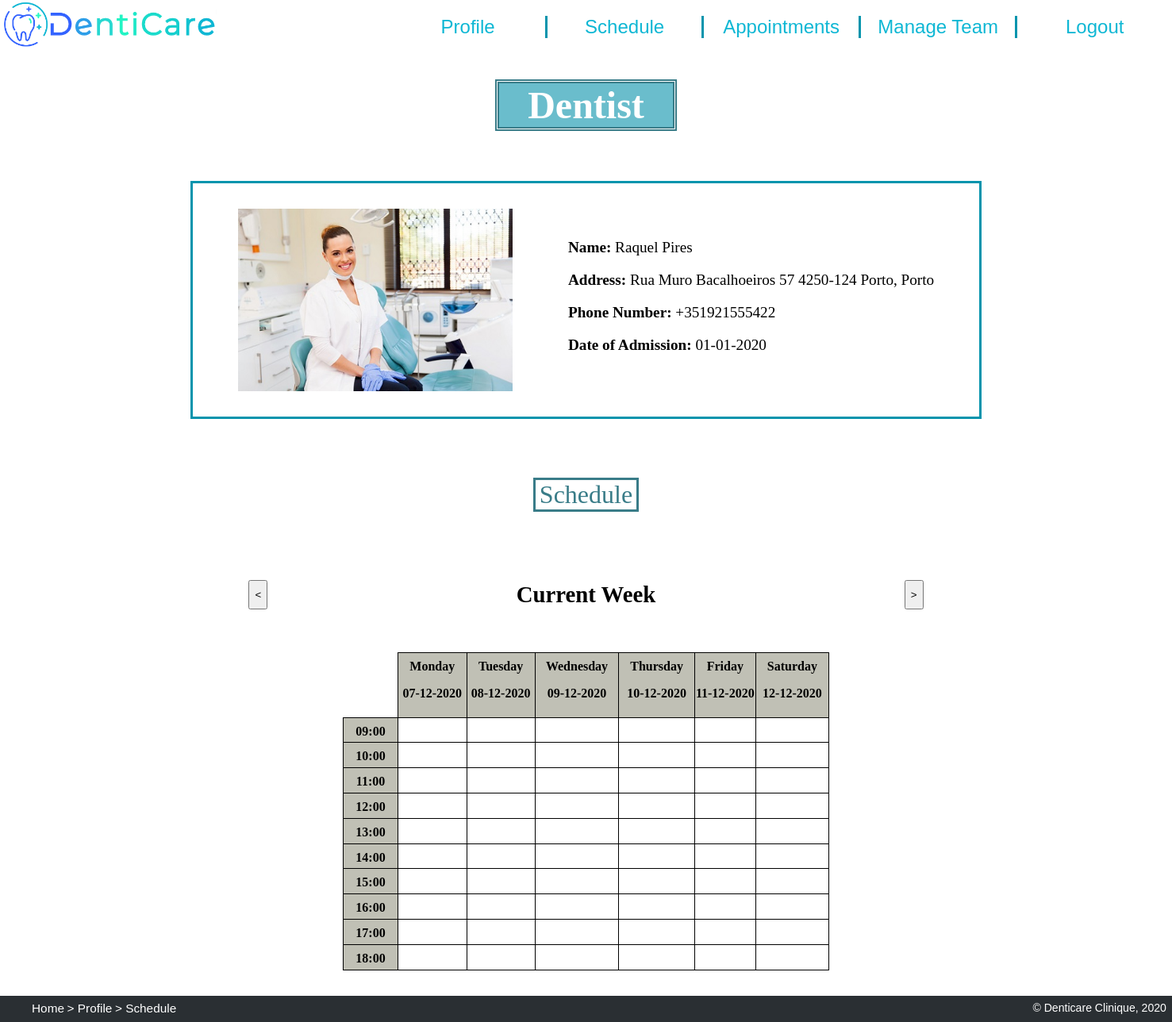
Screenshot of /dentist.php (signed in) with the database file from the repository.
### tables this page shows
CREATE TABLE employee (
    id integer PRIMARY KEY REFERENCES person, 
    salary float CHECK(salary > 0),
    date_of_admission text -- format dd-mm-yyyy
);

CREATE TABLE person (
    id integer PRIMARY KEY AUTOINCREMENT,
    name text NOT NULL,
    address text,
    phone_number text NOT NULL, -- e.g. +351935556768
    username text NOT NULL UNIQUE,
    password text NOT NULL
);

### database/dentist.php (called while the page is built, shortened)
<?php
    function getDentistInfo($id) {
        global $dbh;
        $stmt = $dbh->prepare('SELECT * FROM person
                            JOIN employee USING (id)
                            JOIN dentist USING (id)
                            WHERE id = ?');
        $stmt->execute(array($id));
        return $stmt->fetch();
    }
?>

### dentist.php (the view, shortened to what this page needs)
<?php
    require_once('database/init.php');
    require_once('database/dentist.php');
    $id = $_SESSION['id'];
    $dentist = getDentistInfo($id);
    $appointments = getDentistAppointments($id);
?>
<!DOCTYPE html>
<html lang="en">
<head>
    <link href="css/style.css" rel="stylesheet">
    <link href="css/layout.css" rel="stylesheet">
    <link href="css/profilePage.css" rel="stylesheet">
</head>
<body>
    <header>
        <a href='index.php' title="Home">
            <img src="images/logo.png" alt="Dentist Clinic Logo">
        </a>
        <nav>
            <ul>
                <li><a href='dentist.php' title="Profile"> Profile </a></li>
                <li><a href=#Schedule title="Schedule"> Schedule </a></li>
                <li><a href='dentistAppointments.php' title="Appointments"> Appointments </a></li>
                <li><a href='manageTeam.php' title="Manage Team"> Manage Team </a></li>
                <li><a href='action_logout.php' title="Log Out"> Logout </a></li>
            </ul>
        </nav>
    </header>
    <h1 id="profileTitle"> Dentist </h1>
    <section id="profileInfo">
        <img src="images/<?php echo $dentist['username'] ?>.jpg" alt="Dr.<?php echo $dentist['name'] ?>">
        <div id="info">
            <p> <strong> Name: </strong> <?php echo $dentist['name'] ?> </p>
            <p> <strong> Address: </strong> <?php echo $dentist['address'] ?> </p>
            <p> <strong> Phone Number: </strong> <?php echo $dentist['phone_number'] ?> </p>
            <p> <strong> Date of Admission: </strong> <?php echo $dentist['date_of_admission'] ?> </p>
        </div>
    </section>
    <section id="Schedule">
        <h2> Schedule </h2>
        <form action="action_changeWeeks.php" method="post">
            <input type="submit" name="interval" value="<">
            <?php
                $year = intval(substr($_SESSION['choice'], 0, 4));
                $week = substr($_SESSION['choice'], 6, 2);
                if ($_SESSION['choice'] == date('Y') . '-W' . date('W')) { ?>
                    <h1 id="tableTitle"> Current Week </h1>
                <?php } else { ?>
                    <h1 id="tableTitle"> Week <?php echo $week ?> </h1>
                <?php }
            ?>
            <input type="submit" name="interval" value=">">
        </form>
        <?php
            $monday = new DateTime();
            $monday->setISODate($year, $week, $dayOfWeek = 1);
            $tuesday = new DateTime();
            $tuesday->setISODate($year, $week, $dayOfWeek = 2);
            $wednesday = new DateTime();
            $wednesday->setISODate($year, $week, $dayOfWeek = 3);
            $thursday = new DateTime();
            $thursday->setISODate($year, $week, $dayOfWeek = 4);
            $friday = new DateTime();
            $friday->setISODate($year, $week, $dayOfWeek = 5);
            $saturday = new DateTime();
            $saturday->setISODate($year, $week, $dayOfWeek = 6);
        ?>
        <table id="scheduleTable">
            <tr>
                <th> </th>
                <th> Monday <p> <?php if ($monday->format('d-m-Y') != '27-12--0001') {
                                    echo $monday->format('d-m-Y');
                                } ?> </p>
                </th>
                <th> Tuesday <p> <?php if ($tuesday->format('d-m-Y') != '28-12--0001') {
                                        echo $tuesday->format('d-m-Y');
                                    } ?> </p>
                </th>
                <th> Wednesday <p> <?php if ($wednesday->format('d-m-Y') != '29-12--0001') {
                                        echo $wednesday->format('d-m-Y');
                                    } ?> </p>
                </th>
                <th> Thursday <p> <?php if ($thursday->format('d-m-Y') != '30-12--0001') {
                                        echo $thursday->format('d-m-Y');
                                    } ?> </p>
                </th>
                <th> Friday <p> <?php if ($friday->format('d-m-Y') != '31-12--0001') {
                                    echo $friday->format('d-m-Y');
                                } ?> </p>
                </th>
                <th> Saturday <p> <?php if ($saturday->format('d-m-Y') != '01-01-0000') {
                                        echo $saturday->format('d-m-Y');
                                    } ?> </p>
                </th>
            </tr>
            <tr>
                <th> 09:00 </th> <?php $hour = '09:00' ?>
                <td><?php find_appointment($monday->format('d-m-Y'), $hour, $appointments) ?></td>
                <td><?php find_appointment($tuesday->format('d-m-Y'), $hour, $appointments) ?></td>
                <td><?php find_appointment($wednesday->format('d-m-Y'), $hour, $appointments) ?></td>
                <td><?php find_appointment($thursday->format('d-m-Y'), $hour, $appointments) ?></td>
                <td><?php find_appointment($friday->format('d-m-Y'), $hour, $appointments) ?></td>
                <td><?php find_appointment($saturday->format('d-m-Y'), $hour, $appointments) ?></td>
            </tr>
            <tr>
                <th> 10:00 </th> <?php $hour = '10:00' ?>
                <td><?php find_appointment($monday->format('d-m-Y'), $hour, $appointments) ?></td>
                <td><?php find_appointment($tuesday->format('d-m-Y'), $hour, $appointments) ?></td>
                <td><?php find_appointment($wednesday->format('d-m-Y'), $hour, $appointments) ?></td>
                <td><?php find_appointment($thursday->format('d-m-Y'), $hour, $appointments) ?></td>
                <td><?php find_appointment($friday->format('d-m-Y'), $hour, $appointments) ?></td>
                <td><?php find_appointment($saturday->format('d-m-Y'), $hour, $appointments) ?></td>
            </tr>
            <tr>
                <th> 11:00 </th> <?php $hour = '11:00' ?>
                <td><?php find_appointment($monday->format('d-m-Y'), $hour, $appointments) ?></td>
                <td><?php find_appointment($tuesday->format('d-m-Y'), $hour, $appointments) ?></td>
                <td><?php find_appointment($wednesday->format('d-m-Y'), $hour, $appointments) ?></td>
                <td><?php find_appointment($thursday->format('d-m-Y'), $hour, $appointments) ?></td>
                <td><?php find_appointment($friday->format('d-m-Y'), $hour, $appointments) ?></td>
                <td><?php find_appointment($saturday->format('d-m-Y'), $hour, $appointments) ?></td>
            </tr>
            <tr>
                <th> 12:00 </th> <?php $hour = '12:00' ?>
                <td><?php find_appointment($monday->format('d-m-Y'), $hour, $appointments) ?></td>
                <td><?php find_appointment($tuesday->format('d-m-Y'), $hour, $appointments) ?></td>
                <td><?php find_appointment($wednesday->format('d-m-Y'), $hour, $appointments) ?></td>
                <td><?php find_appointment($thursday->format('d-m-Y'), $hour, $appointments) ?></td>
                <td><?php find_appointment($friday->format('d-m-Y'), $hour, $appointments) ?></td>
                <td><?php find_appointment($saturday->format('d-m-Y'), $hour, $appointments) ?></td>
            </tr>
            <tr>
                <th> 13:00 </th> <?php $hour = '13:00' ?>
                <td><?php find_appointment($monday->format('d-m-Y'), $hour, $appointments) ?></td>
                <td><?php find_appointment($tuesday->format('d-m-Y'), $hour, $appointments) ?></td>
                <td><?php find_appointment($wednesday->format('d-m-Y'), $hour, $appointments) ?></td>
                <td><?php find_appointment($thursday->format('d-m-Y'), $hour, $appointments) ?></td>
                <td><?php find_appointment($friday->format('d-m-Y'), $hour, $appointments) ?></td>
                <td><?php find_appointment($saturday->format('d-m-Y'), $hour, $appointments) ?></td>
            </tr>
            <tr>
                <th> 14:00 </th> <?php $hour = '14:00' ?>
                <td><?php find_appointment($monday->format('d-m-Y'), $hour, $appointments) ?></td>
                <td><?php find_appointment($tuesday->format('d-m-Y'), $hour, $appointments) ?></td>
                <td><?php find_appointment($wednesday->format('d-m-Y'), $hour, $appointments) ?></td>
                <td><?php find_appointment($thursday->format('d-m-Y'), $hour, $appointments) ?></td>
                <td><?php find_appointment($friday->format('d-m-Y'), $hour, $appointments) ?></td>
                <td><?php find_appointment($saturday->format('d-m-Y'), $hour, $appointments) ?></td>
            </tr>
            <tr>
                <th> 15:00 </th> <?php $hour = '15:00' ?>
                <td><?php find_appointment($monday->format('d-m-Y'), $hour, $appointments) ?></td>
                <td><?php find_appointment($tuesday->format('d-m-Y'), $hour, $appointments) ?></td>
                <td><?php find_appointment($wednesday->format('d-m-Y'), $hour, $appointments) ?></td>
                <td><?php find_appointment($thursday->format('d-m-Y'), $hour, $appointments) ?></td>
                <td><?php find_appointment($friday->format('d-m-Y'), $hour, $appointments) ?></td>
                <td><?php find_appointment($saturday->format('d-m-Y'), $hour, $appointments) ?></td>
            </tr>
            <tr>
                <th> 16:00 </th> <?php $hour = '16:00' ?>
                <td><?php find_appointment($monday->format('d-m-Y'), $hour, $appointments) ?></td>
                <td><?php find_appointment($tuesday->format('d-m-Y'), $hour, $appointments) ?></td>
                <td><?php find_appointment($wednesday->format('d-m-Y'), $hour, $appointments) ?></td>
                <td><?php find_appointment($thursday->format('d-m-Y'), $hour, $appointments) ?></td>
                <td><?php find_appointment($friday->format('d-m-Y'), $hour, $appointments) ?></td>
                <td><?php find_appointment($saturday->format('d-m-Y'), $hour, $appointments) ?></td>
            </tr>
            <tr>
                <th> 17:00 </th> <?php $hour = '17:00' ?>
                <td><?php find_appointment($monday->format('d-m-Y'), $hour, $appointments) ?></td>
                <td><?php find_appointment($tuesday->format('d-m-Y'), $hour, $appointments) ?></td>
                <td><?php find_appointment($wednesday->format('d-m-Y'), $hour, $appointments) ?></td>
                <td><?php find_appointment($thursday->format('d-m-Y'), $hour, $appointments) ?></td>
                <td><?php find_appointment($friday->format('d-m-Y'), $hour, $appointments) ?></td>
                <td><?php find_appointment($saturday->format('d-m-Y'), $hour, $appointments) ?></td>
            </tr>
            <tr>
                <th> 18:00 </th> <?php $hour = '18:00' ?>
                <td><?php find_appointment($monday->format('d-m-Y'), $hour, $appointments) ?></td>
                <td><?php find_appointment($tuesday->format('d-m-Y'), $hour, $appointments) ?></td>
                <td><?php find_appointment($wednesday->format('d-m-Y'), $hour, $appointments) ?></td>
                <td><?php find_appointment($thursday->format('d-m-Y'), $hour, $appointments) ?></td>
                <td><?php find_appointment($friday->format('d-m-Y'), $hour, $appointments) ?></td>
                <td><?php find_appointment($saturday->format('d-m-Y'), $hour, $appointments) ?></td>
            </tr>
        </table>
    </section>
    <footer>
        <ul class="breadcrumb">
            <li><a href='index.php'>Home</a></li>
            <li><a href='dentist.php'>Profile</a></li>
            <li>Schedule</li>
        </ul>
        <p>&copy; Denticare Clinique, 2020</p>
    </footer>
</body>
</html>

### css/style.css (style rules this page uses)
html { background: url(https://media.istockphoto.com/vectors/abstract-white-gray-background-with-clean-smooth-soft-wave-vector-vector-id915242162?k=6&m=915242162&s=170667a&w=0&h=4WM4DJV-ZH4vGMzR6MZ9FEHTHWEkW3EGcwXswC1MwlI=) no-repeat center center fixed; -webkit-background-size: cover; -moz-background-size: cover; -o-background-size: cover; background-size: cover; scroll-behavior: smooth; }
body>header { background-color: rgb(255, 255, 255); color: rgb(14, 183, 212); }
body>header img:first-child { height: 4em; }
body>header ul { height: auto; margin: 0; padding: 0; }
body>header li { background-color: white; text-align: center; list-style-type: none; font-family: Arial, Helvetica, sans-serif; font-size: 150%; border-right: 3px solid rgb(3, 148, 173); }
body>header li:last-child { border-right: 0px solid white; }
body>header a { color: rgb(14, 183, 212); text-decoration: none; }
#contacts p, li { font-family: Arial, Helvetica, sans-serif; text-align: center; }
footer { background-color: #2A2F33; color: white; width:100%; height: 100%; font-size: 0.8em; font-family: Arial, Helvetica, sans-serif; }
footer p { margin:0; margin-right: 1%; margin-top:1%; text-align: right; font-size: 110%; }
footer p, ul { padding-bottom: 1%; }
footer>ul.breadcrumb { margin: 0; margin-top:1%; }
footer>ul.breadcrumb li { display: inline-block; font-size: 120%; }
footer>ul.breadcrumb li+li:before { content: " \003E \0020"; }
footer>ul.breadcrumb li a { color: white; text-decoration: none; }

### css/layout.css (style rules this page uses)
body { width: 100%; margin: 0; padding: 0; display: grid; grid-template-rows: [start] auto [first] auto [services] 10fr [end]; }
body>header { grid-row: start/first; }
body>header { display: grid; grid-template-columns: [logo] 1fr [menu] 2fr [end]; grid-template-rows: auto auto; }
header>nav { align-self: center; }
body>header img:first-child { grid-column: logo/menu; grid-row: 1; justify-self: left; }
body>header nav { grid-column: menu/end; grid-row: 1; }
body>header ul { display: flex; flex-direction: row; justify-content: center; }
body>header li { flex: 1; }
footer { display: grid; grid-template-rows: [start] auto [end]; }
footer>ul { grid-row: start/end; }
footer>p { grid-row: start/end; }

### css/profilePage.css (style rules this page uses)
#profileTitle { font-size: 3em; margin-left: 13em; margin-right: 13em; margin-bottom: 0.3em; text-align: center; background: rgba(96, 185, 201, 0.932); background-clip: content-box; color: white; border: 5px double rgb(57, 124, 136); }
#profileInfo { display: flex; flex-direction: row; justify-content: center; margin: 3em 15em; padding-top: 2em; padding-bottom: 2em; background-color: white; border: 3px solid rgb(3, 148, 173); }
#profileInfo img { padding-right: 2em; height: 230px; width:auto; }
#info { font-size: 1.2em; padding-left: 2em; padding-top: 1em; }
#Schedule>h2 { grid-row: 1; font-size: 2em; font-weight: normal; padding: 0; margin-left: 21em; margin-right: 21em; margin-bottom: 2em; text-align: center; background: rgba(255, 255, 255, 0); background-clip: content-box; color: rgb(57, 124, 136); border: 3px solid rgb(57, 124, 136); }
#Schedule>form { display: flex; flex-direction: row; justify-content: space-evenly; font-size: 1.2em; }
#Schedule>form input { margin-top: 1.5%; margin-bottom: 1.5%; }
table { margin: 2em 27em; border-collapse: collapse; }
table tr:first-of-type th:not(:first-of-type) { background-color: #c0c0b5; }
table tr:not(:first-of-type) th { background-color: #c0c0b5; }
table tr:first-of-type th:first-of-type { border-left: 0px; border-top: 0px; }
table th, td { font-size: 1em; border: 1px solid black; padding-top: 0.5em; padding-bottom: 0.3em; width: 20em; text-align: center; text-transform: capitalize; color: black; text-decoration: none; }
#tableTitle { text-align: center; }

### rows the page displays
employee: id.username (picture), id.name "Raquel Pires", id.address "Rua Muro Bacalhoeiros 57 4250-124 Porto, Porto", id.phone_number "+351921555422", date_of_admission "01-01-2020"
